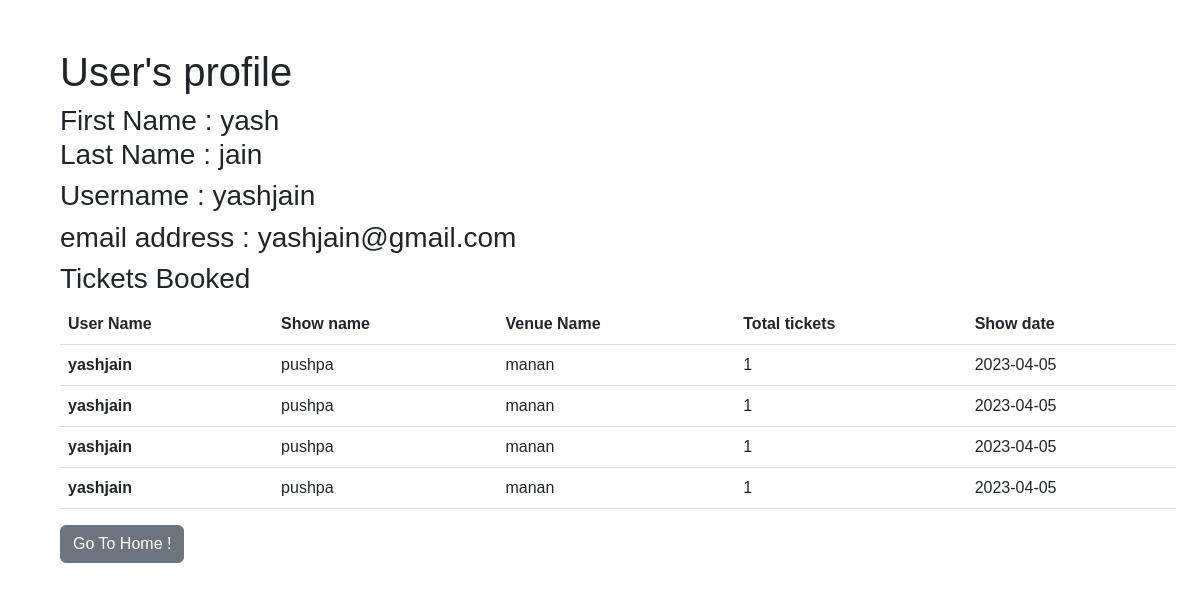
Screenshot of /user_profile (signed in) with the database file from the repository.
### app/models/models.py (models this page shows, shortened)
class User(db.Model, UserMixin):
    __tablename__ = "user"
    user_id = db.Column(db.Integer, primary_key=True, autoincrement=True)
    email = db.Column(db.String(150), unique=True, nullable=False)
    password = db.Column(db.String(150), nullable=False)
    cpassword = db.Column(db.String(150), nullable=False)
    first_name = db.Column(db.String(150), nullable=False)
    last_name = db.Column(db.String(150), nullable=False)
    username = db.Column(db.String(150), unique=True, nullable=False)
    isadmin = db.Column(db.Boolean, default=False)

class TicketsBooked(db.Model):
    __tablename__ = "ticket_booked"
    booking_id = db.Column(db.Integer, primary_key=True, autoincrement=True)
    username = db.Column(db.String, db.ForeignKey(
        'user.username'), nullable=False)
    showname = db.Column(db.String, db.ForeignKey(
        'shows.show_name'), nullable=False)
    venuename = db.Column(db.String, db.ForeignKey(
        'venues.venue_name'), nullable=False)
    totalticket = db.Column(db.Integer, nullable=False)
    reservation_date = db.Column(DATE(storage_format="%(day)02d/%(month)02d/%(year)04d",
                                      regexp=re.compile("(?P<day>\d+)/(?P<month>\d+)/(?P<year>\d+)")))
    venue = db.relationship(
        'Venues', backref=db.backref('ticket_booked', lazy=True))
    show = db.relationship(
        'Shows', backref=db.backref('ticket_booked', lazy=True))
    user = db.relationship(
        'User', backref=db.backref('ticket_booked', lazy=True))

### app/controllers/users/controllers.py (the view)
@controllers.route("/user_profile", methods=['GET', 'POST'])
@login_required
def get_user_profile():
    userdata = {
        "username": current_user.username,
        "first_name": current_user.first_name,
        "last_name": current_user.last_name,
        "email": current_user.email
    }
    tickets_booked = TicketsBooked.query.filter_by(username=current_user.username)
    return render_template("user/login_n_signup/user_profile.html.jinja2", user=userdata, tickets_booked=tickets_booked)

### app/controllers/auth.py (called while the page is built)
@login_manager.user_loader
def load_user(user_id):
    return User.query.get(int(user_id))

### app/templates/user/login_n_signup/user_profile.html.jinja2
{% extends "user/base.html.jinja2" %}
{% block content %}
    <div class="container m-5">
        <h1>User's profile</h1>
        <h3>
            First Name : {{user.first_name}}
            <br />
            Last Name : {{user.last_name}}
        </h3>
        <h3>
            Username : {{user.username}}
        </h3>
        <h3>
            email address : {{user.email}}
        </h3>
        <h3>
            Tickets Booked
        </h3>
        <div>
            <table class="table">
            <thead>
                <tr>
                    <th scope="col">User Name</th>
                    <th scope="col">Show name</th>
                    <th scope="col">Venue Name</th>
                    <th scope="col">Total tickets</th>
                    <th scope="col">Show date</th>
                </tr>
            </thead>
            <tbody>
                {% for booking in tickets_booked %}
                <tr>
                    <th scope="row">{{booking.username}}</th>
                    <td>{{booking.showname}}</td>
                    <td>{{booking.venuename}}</td>
                    <td>{{booking.totalticket}}</td>
                    <td>{{booking.reservation_date}}</td>
                </tr>
                {% endfor %}
            </tbody>
        </table>
        </div>
        <a href="/" class="btn btn-secondary">Go To Home !</a>
    </div>
{% endblock content %}

### app/static/styles/index.style.css (style rules this page uses)
*, *::before, *::after { box-sizing: border-box; }
:root { font-family: 'PT Sans', sans-serif; --clr-primary-5 : #f2f2f2; --clr-primary-4 : #f25757; --clr-primary-3 : #030f26; --clr-primary-2 : #732743; --clr-primary-1 : #d93250; --clr-sec-1 : #FF3D3D; --w-light : 300; --w-heavy : 700; --w-regular : 500; }
.container { font-family: 'PT Sans', sans-serif; }

### rows the page displays
User: first_name "yash", last_name "jain", username "yashjain", email "yashjain@gmail.com"
TicketsBooked: username "yashjain", showname "pushpa", venuename "manan", totalticket "1", reservation_date "2023-04-05"
TicketsBooked: username "yashjain", showname "pushpa", venuename "manan", totalticket "1", reservation_date "2023-04-05"
TicketsBooked: username "yashjain", showname "pushpa", venuename "manan", totalticket "1", reservation_date "2023-04-05"
TicketsBooked: username "yashjain", showname "pushpa", venuename "manan", totalticket "1", reservation_date "2023-04-05"
